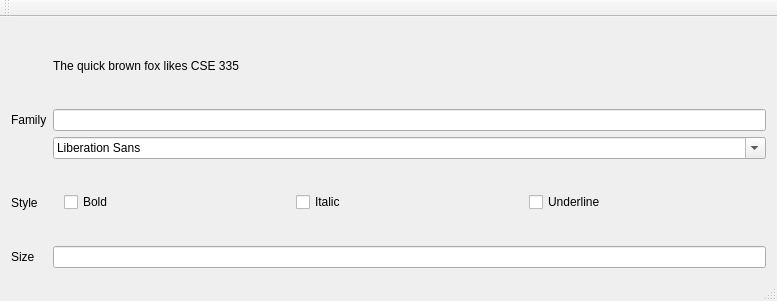
<?xml version="1.0" encoding="UTF-8"?>
<ui version="4.0">
 <class>MainWindow</class>
 <widget class="QMainWindow" name="MainWindow">
  <property name="geometry">
   <rect>
    <x>0</x>
    <y>0</y>
    <width>777</width>
    <height>301</height>
   </rect>
  </property>
  <property name="sizePolicy">
   <sizepolicy hsizetype="Expanding" vsizetype="Expanding">
    <horstretch>0</horstretch>
    <verstretch>0</verstretch>
   </sizepolicy>
  </property>
  <property name="windowTitle">
   <string>MainWindow</string>
  </property>
  <widget class="QWidget" name="centralWidget">
   <layout class="QGridLayout" name="gridLayout_2">
    <item row="1" column="0">
     <widget class="QLabel" name="labelFamily">
      <property name="text">
       <string>Family</string>
      </property>
     </widget>
    </item>
    <item row="0" column="1">
     <widget class="AlexLabel" name="labelFox">
      <property name="text">
       <string>The quick brown fox likes CSE 335</string>
      </property>
     </widget>
    </item>
    <item row="3" column="0">
     <widget class="QLabel" name="label">
      <property name="text">
       <string>Style</string>
      </property>
     </widget>
    </item>
    <item row="2" column="1">
     <widget class="QFontComboBox" name="fontComboBox"/>
    </item>
    <item row="1" column="1">
     <widget class="AlexLineEdit" name="lineEditFamily"/>
    </item>
    <item row="4" column="0">
     <widget class="QLabel" name="label_3">
      <property name="text">
       <string>Size</string>
      </property>
     </widget>
    </item>
    <item row="4" column="1">
     <widget class="QLineEdit" name="lineEditSize"/>
    </item>
    <item row="3" column="1">
     <widget class="QWidget" name="widgetWeight" native="true">
      <layout class="QHBoxLayout" name="horizontalLayout">
       <item>
        <widget class="QCheckBox" name="checkBoxBold">
         <property name="text">
          <string>Bold</string>
         </property>
        </widget>
       </item>
       <item>
        <widget class="QCheckBox" name="checkBoxItalic">
         <property name="text">
          <string>Italic</string>
         </property>
        </widget>
       </item>
       <item>
        <widget class="QCheckBox" name="checkBoxUnderline">
         <property name="text">
          <string>Underline</string>
         </property>
        </widget>
       </item>
      </layout>
     </widget>
    </item>
   </layout>
   <zorder>labelFamily</zorder>
   <zorder>lineEditFamily</zorder>
   <zorder>fontComboBox</zorder>
   <zorder>label</zorder>
   <zorder>widgetWeight</zorder>
   <zorder>label_3</zorder>
   <zorder>lineEditSize</zorder>
   <zorder>labelFox</zorder>
  </widget>
  <widget class="QMenuBar" name="menuBar">
   <property name="geometry">
    <rect>
     <x>0</x>
     <y>0</y>
     <width>777</width>
     <height>22</height>
    </rect>
   </property>
  </widget>
  <widget class="QToolBar" name="mainToolBar">
   <attribute name="toolBarArea">
    <enum>TopToolBarArea</enum>
   </attribute>
   <attribute name="toolBarBreak">
    <bool>false</bool>
   </attribute>
  </widget>
  <widget class="QStatusBar" name="statusBar"/>
 </widget>
 <layoutdefault spacing="6" margin="11"/>
 <customwidgets>
  <customwidget>
   <class>AlexLabel</class>
   <extends>QLabel</extends>
   <header>alexlabel.h</header>
   <slots>
    <slot>setFont(QFont)</slot>
   </slots>
  </customwidget>
  <customwidget>
   <class>AlexLineEdit</class>
   <extends>QLineEdit</extends>
   <header>alexlineedit.h</header>
  </customwidget>
 </customwidgets>
 <resources/>
 <connections/>
</ui>
